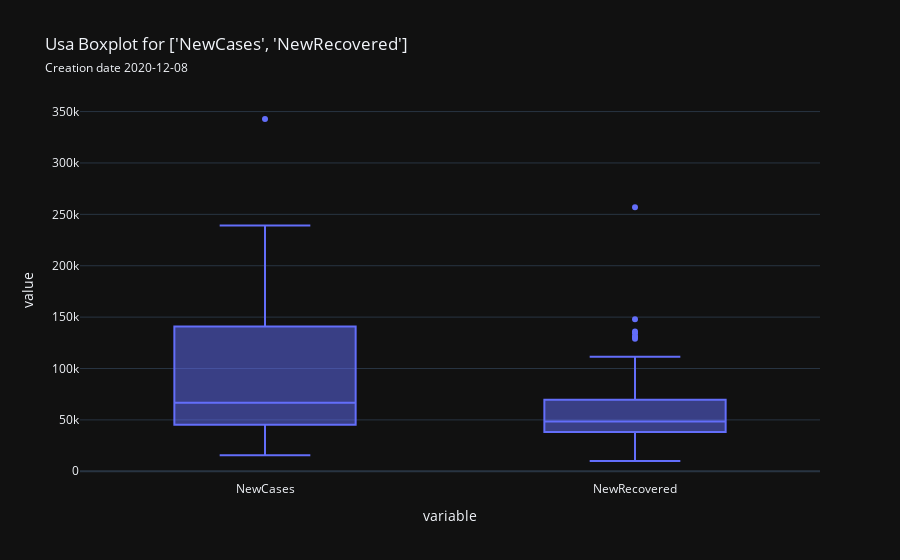

Notebook cell for this chart:
### Code cell
measures = ['NewCases','NewRecovered']
country.boxplot(measures, save=True)

### Figure 1 — Plotly figure (JSON) as saved in the notebook; plotly's stock layout.template omitted (floating-point values rounded to 4 significant figures; data arrays with more than 128 entries replaced by an {"elided": "..."} marker saying what was removed)
{"data": [{"alignmentgroup": "True", "hovertemplate": "variable=%{x}<br>value=%{y}<extra></extra>", "legendgroup": "", "marker": {"color": "#636efa"}, "name": "", "notched": false, "offsetgroup": "", "orientation": "v", "quartilemethod": "exclusive", "showlegend": false, "type": "box", "x": {"elided": "226 str values"}, "x0": " ", "xaxis": "x", "y": {"elided": "226 float values"}, "y0": " ", "yaxis": "y"}], "layout": {"boxmode": "group", "legend": {"tracegroupgap": 0}, "title": {"text": "Usa Boxplot for ['NewCases', 'NewRecovered']<br><span style='font-size: 12px;'>Creation date 2020-12-08</span>"}, "xaxis": {"anchor": "y", "domain": [0.0, 1.0], "title": {"text": "variable"}}, "yaxis": {"anchor": "x", "domain": [0.0, 1.0], "title": {"text": "value"}}}}
